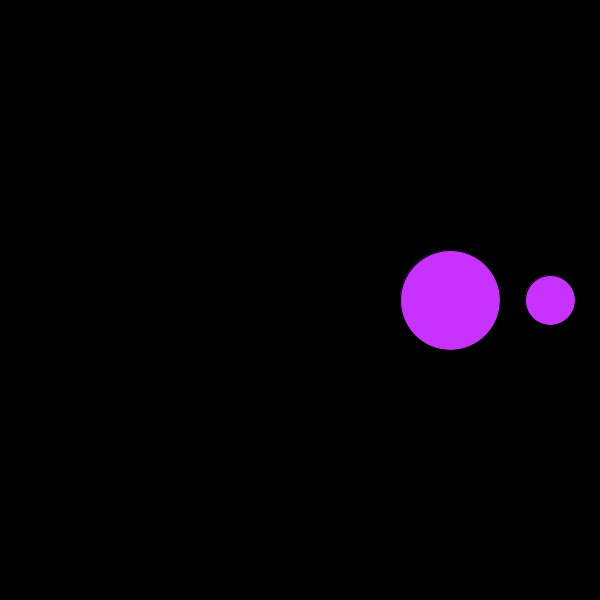
Frame 1 (no input)
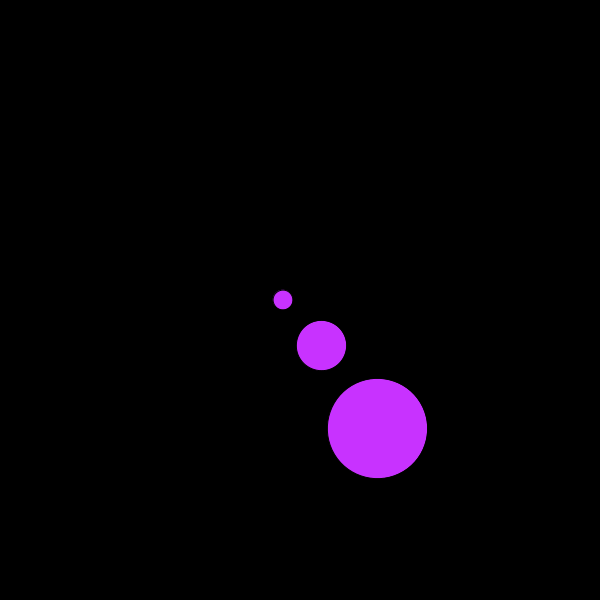
Frame 60 (the mouse pressed at the canvas centre just before this capture)
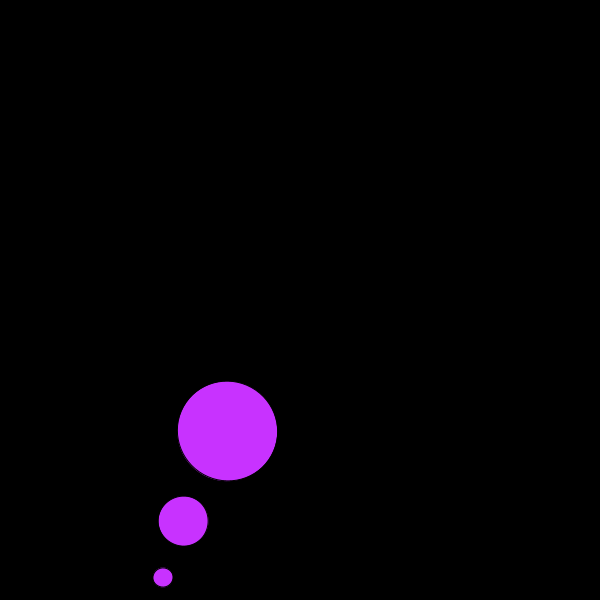
Frame 120 (the mouse held since frame 60 and released just before this capture)

The Processing sketch that drew these frames (run headless with seeded random() and noise(); from frame 60 on, the mouse is pressed at the canvas centre):

// Processing sketch: orbiting_shapes
// ── orbiting_shapes.pde
float anglePlanet = 0;
float angleMoon = 0;
float angleMoon2 = 0;

void setup() {
  size(600, 600); // Larger canvas to space them out
  ellipseMode(CENTER);
}

void draw() {
  background(0);

  translate(width/2, height/2); // Center of canvas

  // --- First: big planet ---
  pushMatrix();
  rotate(radians(anglePlanet));
  fill(200, 50, 255); // Purple
  ellipse(150, 0, 100, 100); // Planet at distance 150

  // --- Second: moon orbiting planet ---
  pushMatrix();
  translate(150, 0); // Move to planet center
  rotate(radians(angleMoon));
  fill(200, 50, 255);
  ellipse(100, 0, 50, 50); // Moon at distance 100 from planet

  // --- Third: smaller moon orbiting moon ---
  pushMatrix();
  translate(100, 0); // Move to moon center
  rotate(radians(angleMoon2));
  fill(200, 50, 255);
  ellipse(60, 0, 20, 20); // Tiny moon at distance 60 from moon
  popMatrix();

  popMatrix();
  popMatrix();

  // --- Update angles ---
  anglePlanet += 1;   // Slow planet rotation
  angleMoon += 3;     // Faster moon rotation
  angleMoon2 += 6;    // Even faster tiny moon rotation
}
